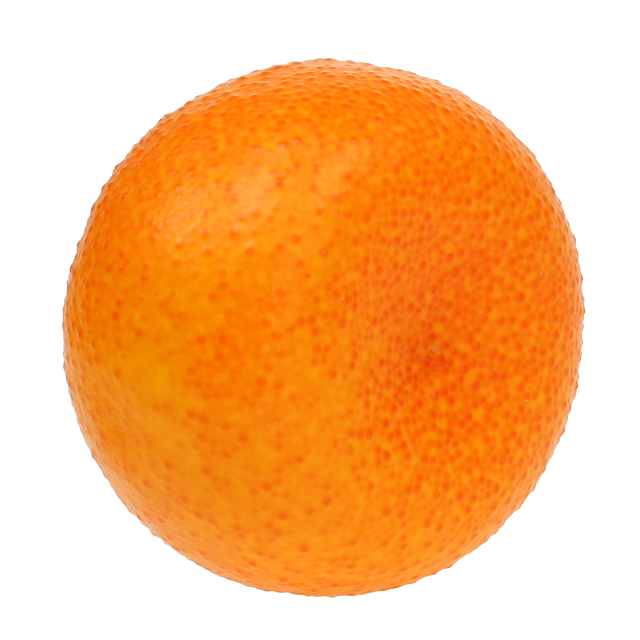
#> input picture test_classifier/Orange.jpg, 1280 x 1280 px (shown at 1/2 size)
$ python test_model.py   (older library calls are emulated)
#> lines starting #> are read from the running program, lines starting #| are printed output that depends on the picture; after the words box and inside, x2 and y2 are one past the last pixel; in counts of white or black regions, pixels touching at a corner belong together
### load_data.py
"""
load data serves for importing the image data in a format for further
processing

"""
# pylint: disable=no-member, unused-variable, unused-import, line-too-long
# pylint:disable=invalid-name

import os
import glob
import numpy as np
import cv2
from PIL import Image
from utilities import crop_center, segmentation, trim, display_one  # noqa: F401, E501
from utilities import hu_moments, col_histogram, hog_features

FRUITS = ['Orange', 'Banana', 'Strawberry', 'Kiwi', 'Lemon',
          'Pineapple', 'Avocado', 'Nectarine', 'Passion Fruit', 'Apricot']


def preprocess_data(img, dim=100):
    '''
    this function preprocesses and augments the image

    Args:
        img: image data
        dim (int): dimension the image should be reduced to

    Returns:
        img (np.array): preprocessed image
    '''
    img = crop_center(img)
    img = cv2.resize(img, (dim, dim))

    img_seg = segmentation(img)
    img_seg = trim(img_seg)
    img_seg = cv2.resize(img_seg, (dim, dim))

    img_gaus = cv2.GaussianBlur(img, (5, 5), 0)
    img_gaus = cv2.cvtColor(img_gaus, cv2.COLOR_RGB2BGR)

    img_hog = hog_features(img)
    img_hu = hu_moments(img)
    img_col = col_histogram(img)
    img = np.hstack([img_seg.flatten(), img_hog, img_hu, img_col])

    return img


# [42 lines left out: function load_fruit_data, not called in this run]


def load_single_image(image_path, dim=100):
    """
    This function loads the data of a single image scales and augments the
    image
    """
    if not isinstance(image_path, str):
        img = Image.open(image_path)
        img = cv2.cvtColor(np.array(img), cv2.COLOR_RGB2BGR)
        img = preprocess_data(img, dim)
    else:
        img = cv2.imread(image_path, cv2.IMREAD_COLOR)
        img = preprocess_data(img, dim)

    img = np.array([img])

    return img


# dir_path = os.path.dirname(os.path.realpath(__file__))
# image_path = os.path.join(dir_path, 'fruits-360\\Test\\Strawberry\\20191208_185513.jpg')  # noqa: E501
# load_single_image(image_path)  # noqa: E501
# load_single_image('C:\\Users\\tim.lechner\\source\\productionizing_ML_models\\application_without_cv\\fruits-360\\Test\\Banana\\20191208_105306.jpg')  # noqa: E501
# load_single_image('C:\\Users\\tim.lechner\\source\\productionizing_ML_models\\application_without_cv\\fruits-360\\Training\\Banana\\20191214_143631.jpg')  # noqa: E501
# load_single_image('C:\\Users\\tim.lechner\\source\\productionizing_ML_models\\application_without_cv\\fruits-360\\Training\\Pineapple\\20191231_131641.jpg')  # noqa: E501
# load_single_image('C:\\Users\\tim.lechner\\source\\productionizing_ML_models\\application_without_cv\\fruits-360\\Training\\Avocado\\20191231_131543.jpg')  # noqa: E501

### utilities.py
"""
in this module are helper functions implemented
"""
# pylint: disable=no-member, unused-variable, expression-not-assigned
# pylint: disable=invalid-name

import numpy as np
import matplotlib.pyplot as plt
import cv2
from PIL import Image, ImageChops
from skimage.feature import hog
from skimage.color import rgb2grey


# [7 lines left out: function display_one, not called in this run]


def crop_center(image):
    '''
    this function crops the center of an image, if the length and width are not
    identical
    '''
    h, w = image.shape[:2]
    min_dim = min(w, h)
    startx = w // 2 - (min_dim // 2)
    starty = h // 2 - (min_dim // 2)
    return image[starty:starty+min_dim, startx:startx+min_dim]


def trim(image):
    '''
    this methods crops the image if there is a white margin around the image
    in a squared format - it is useful for centering an image but stability of
    method is limited
    '''
    img = Image.fromarray(image)
    bg = Image.new(img.mode, img.size, (255, 255, 255))
    diff = ImageChops.difference(img, bg)
    diff = ImageChops.add(diff, diff, 2.0, -100)
    # Bounding box given as a 4-tuple defining the left, upper, right, and
    # lower pixel coordinates.
    # If the image is completely empty, this method returns None.
    bbox = diff.getbbox()
    # display_one(np.array(img))

    if bbox:
        w, h = bbox[2] - bbox[0], bbox[3] - bbox[1]
        diff = abs(w - h)
        if w < h:
            startw = bbox[0] - diff // 2
            endw = bbox[2] + diff // 2
            starth = bbox[0]
            endh = bbox[3]

        else:
            starth = bbox[1] - diff // 2
            endh = bbox[3] + diff // 2
            startw = bbox[0]
            endw = bbox[2]

        bbox = (startw, starth, endw, endh)
        # display_one(np.array(img.crop(bbox)), 'cropped')
        return cv2.cvtColor(np.array(img.crop(bbox)), cv2.COLOR_RGB2BGR)
    return cv2.cvtColor(np.array(img), cv2.COLOR_RGB2BGR)


def hog_features(image):
    '''
    this method extracts hog features
    '''
    # convert image to greyscale
    grey_image = rgb2grey(image)
    # get HOG features from greyscale image
    hog_feat = hog(grey_image, block_norm='L2-Hys', pixels_per_cell=(16, 16))
    return hog_feat


# feature-descriptor-1: Hu Moments
def hu_moments(image):
    '''
    this methods extracts hu moments
    '''
    image = cv2.cvtColor(image, cv2.COLOR_BGR2GRAY)
    feature = cv2.HuMoments(cv2.moments(image)).flatten()
    return feature


# feature-descriptor-3: Color Histogram
def col_histogram(image, bins=8):
    '''
    this method generates a color histogram of the image
    '''
    # convert the image to HSV color-space
    image = cv2.cvtColor(image, cv2.COLOR_BGR2HSV)

    # compute the color histogram
    hist = cv2.calcHist([image], [0, 1, 2], None, [bins, bins, bins],
                        [0, 256, 0, 256, 0, 256])
    # normalize the histogram
    cv2.normalize(hist, hist)

    # return the histogram
    return hist.flatten()


def segmentation(image):
    '''
    this methods segments background from foreground - it is similar to the
    watershed algorithm
    '''
    # Segmentation
    gray = cv2.cvtColor(image, cv2.COLOR_RGB2GRAY)

    # Otsu's thresholding
    ret, thresh = cv2.threshold(gray, 0, 255, cv2.THRESH_BINARY_INV +
                                cv2.THRESH_OTSU)

    # Further noise removal
    kernel = np.ones((3, 3), np.uint8)
    opening = cv2.morphologyEx(thresh, cv2.MORPH_OPEN, kernel, iterations=2)
    # display_one(opening, 'background before noise')

    # sure background area
    sure_bg = cv2.dilate(opening, kernel, iterations=3)
    # display_one(sure_bg, 'background after noise')
    markers = sure_bg

    # Make the background white, and what we want to keep black
    markers[markers > 1] = 255
    markers[markers == 1] = 0

    # Displaying markers on the image
    # display_one(image, 'Original')
    # display_one(markers, 'Marked')

    # Use a kernel to dilate the image, to not lose any detail on the outline
    # I used a kernel of 3x3 pixels
    kernel = np.ones((3, 3), np.uint8)
    dilation = cv2.dilate(markers.astype(np.float32), kernel, iterations=1)

    # Plot again to check whether the dilation is according to our needs
    # If not, repeat by using a smaller/bigger kernel, or more/less iterations
    # plt.imshow(dilation, cmap='gray')
    # plt.show()

    # Now apply the mask we created on the initial image
    image = cv2.bitwise_and(image, image, mask=dilation.astype(np.uint8))
    image[image == 0] = 255

    # display_one(image, 'final image after watershed')
    return image


# [14 lines left out: function rotate_image, not called in this run]

### test_classifier/test_model.py
"""
the module serves for testing the classifier
"""
import os
import pickle
import warnings
from load_data import load_single_image, FRUITS

warnings.simplefilter("ignore", UserWarning)

DIM = 100


def test_classifier(image_name, expected):
    '''
    this function tests if expected and actual classification are the same
    '''
    # load image data
    dir_path = os.path.dirname(os.path.realpath(__file__))
    image_path = os.path.join(dir_path, image_name)

    # loading image
    image = load_single_image(image_path)
#> in load_single_image, img is the input picture: shape (1280, 1280, 3); mean B, G, R 128.8, 187.2, 250.9
#> in segmentation, `gray = cv2.cvtColor(image, cv2.COLOR_RGB2GRAY)`:
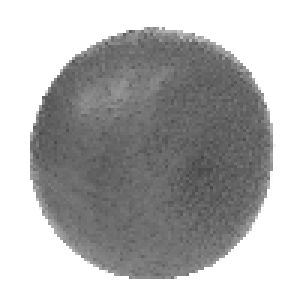
#> gray: shape (100, 100) (shown 3 times larger); min 69, max 255, mean 176.9
#> in segmentation, `ret, thresh = cv2.threshold(gray, 0, 255, cv2.THRESH_BINARY_INV + cv2...`:
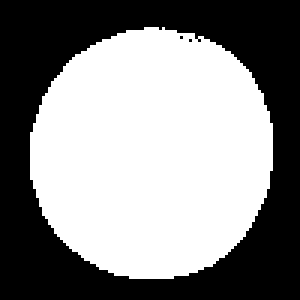
#> thresh: shape (100, 100) (shown 3 times larger); 53.9% white; 3 black regions (2 under 20 px), largest, box (x1, y1, x2, y2) and area: (0, 0, 100, 100) 4605
#> in segmentation, `ret, thresh = cv2.threshold(gray, 0, 255, cv2.THRESH_BINARY_INV + cv2...`: ret = 181
#> in segmentation, `opening = cv2.morphologyEx(thresh, cv2.MORPH_OPEN, kernel, iterations=2)`: opening: shape (100, 100); 53.8% white; 1 black region, box (x1, y1, x2, y2) and area: (0, 0, 100, 100) 4624
#> in segmentation, `sure_bg = cv2.dilate(opening, kernel, iterations=3)`: sure_bg: shape (100, 100); 64% white; 1 black region, box (x1, y1, x2, y2) and area: (0, 0, 100, 100) 3598
#> in segmentation, `dilation = cv2.dilate(markers.astype(np.float32), kernel, iterations=1)`: dilation: shape (100, 100) float32; 67.6% white; 1 black region, box (x1, y1, x2, y2) and area: (0, 0, 100, 100) 3240
#> in trim, `bg = Image.new(img.mode, img.size, (255, 255, 255))`: bg: PIL image 100x100 RGB; every value is 255
#> in trim, `diff = ImageChops.difference(img, bg)`:
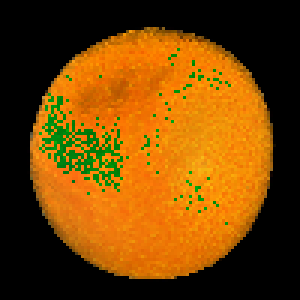
#> diff: PIL image 100x100 RGB (shown 3 times larger); mean R, G, B 116.9, 67.9, 4.2
#> in trim, `diff = ImageChops.add(diff, diff, 2.0, -100)`:
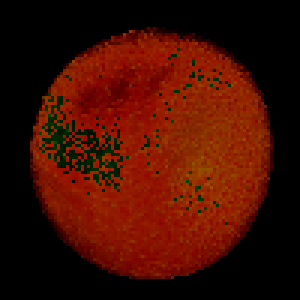
#> diff: PIL image 100x100 RGB (shown 3 times larger); mean R, G, B 66.5, 14.1, 0
#> in trim, `bbox = diff.getbbox()`: bbox = (10, 9, 91, 93)
#> in trim, `w, h = bbox[2] - bbox[0], bbox[3] - bbox[1]`: w = 81; h = 84
#> in trim, `diff = abs(w - h)`: diff = 3
#> in trim, `startw = bbox[0] - diff // 2`: startw = 9
#> in trim, `endw = bbox[2] + diff // 2`: endw = 92
#> in trim, `starth = bbox[0]`: starth = 10
#> in trim, `endh = bbox[3]`: endh = 93
#> in trim, `bbox = (startw, starth, endw, endh)`: bbox = (9, 10, 92, 93)
#> in preprocess_data, `img_seg = cv2.resize(img_seg, (dim, dim))`:
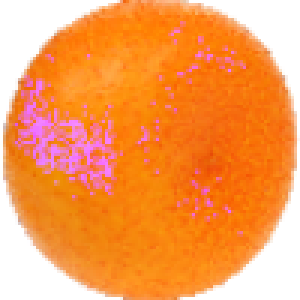
#> img_seg: shape (100, 100, 3) (shown 3 times larger); mean R, G, B 248.9, 156.5, 85.3
#> in preprocess_data, `img_gaus = cv2.GaussianBlur(img, (5, 5), 0)`:
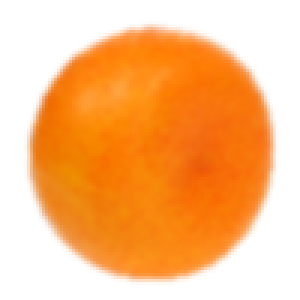
#> img_gaus: shape (100, 100, 3) (shown 3 times larger); mean B, G, R 128.7, 187.1, 250.8
#> in hog_features, `hog_feat = hog(grey_image, block_norm='L2-Hys', pixels_per_cell=(16, 1..`: hog_feat = 1296 values, max 0.307 at index 1086, min 0 at index 0, mean 0.0916
#> in preprocess_data, `img_hog = hog_features(img)`: img_hog has the same summary as hog_feat in hog_features
#> in hu_moments, `image = cv2.cvtColor(image, cv2.COLOR_BGR2GRAY)`:
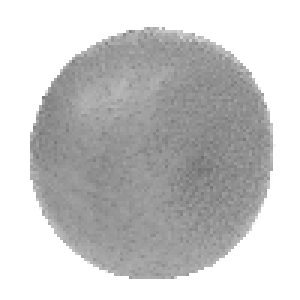
#> image: shape (100, 100) (shown 3 times larger); min 111, max 255, mean 199.5
#> in hu_moments, `feature = cv2.HuMoments(cv2.moments(image)).flatten()`: feature = [0.00095, 3.29e-12, 5.76e-15, 1.58e-13, 4.41e-29, 2.86e-19, -4.78e-27]
#> in preprocess_data, `img_hu = hu_moments(img)`: img_hu has the same summary as feature in hu_moments
#> in col_histogram, `image = cv2.cvtColor(image, cv2.COLOR_BGR2HSV)`: image: shape (100, 100, 3); mean H, S, V 8.3, 125.9, 250.8
#> in preprocess_data, `img_col = col_histogram(img)`: img_col = 512 values, max 0.717 at index 7, min 0 at index 0, mean 0.00309

    # loading scaling data and scaling data
    filename = 'models/scaler.sav'
#> (the run stopped early here; a loop or call above may not have finished)
